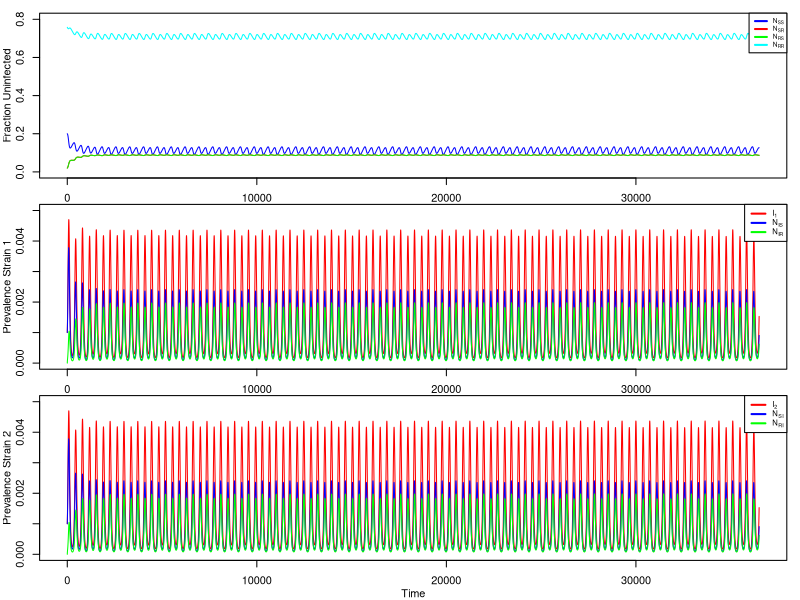
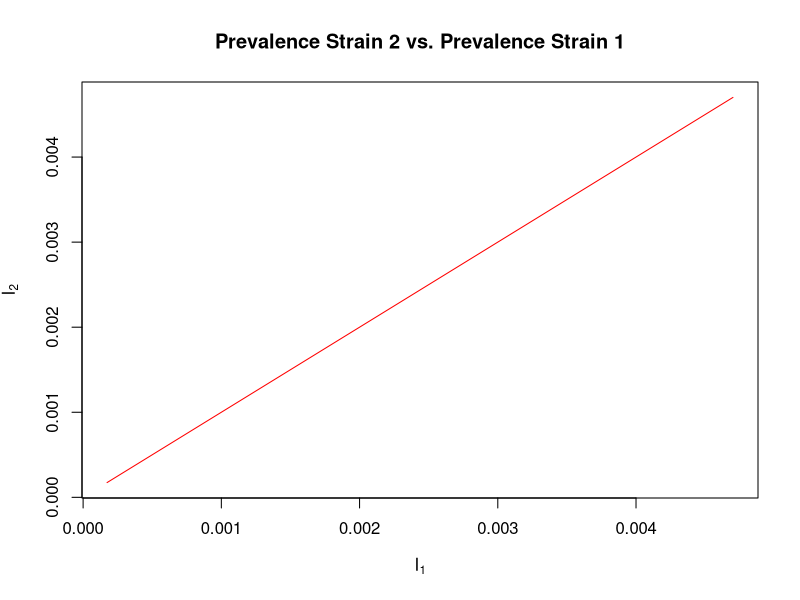

Write R code to recreate these figures, in order.
####### Two Strains with Competition ############################################################
## Two-strain model with optional sinusoidal forcing
## Implemented with deSolve (lsoda) in R
## August 2015
## Authors: Igor Vasiljevic and Sarah Cobey, 
## with R implementation by Sylvia Ranjeva 
##################################################################################################

# load package to solve ODEs from R
require(deSolve);

## Function to output system of ODE's at each time point #########################################
diff_eqs <- function(t,y,p){
  beta = p[[1]]
  gamma = p[[2]]
  mu = p[[3]]
  alpha = p[[4]]
  epsilon = p[[5]]
  omega = p[[6]]
  forcing = p[[7]]
  
  if(forcing == 1){
      force = 1 + epsilon*cos(omega*t) # seasonal forcing
  }
  if(forcing == 0){
      force = 1 # no forcing
  }
 
  N = y
  
  with(as.list(p),{
    NSS = N[1]
    NIS = N[2]
    NRS = N[3]
    NSI = N[4]
    NRI = N[5]
    NSR = N[6]
    NIR = N[7]
    I1 = NIS + NIR
    I2 = NSI + NRI
    
    #adjust transmission rate according to forcing
    beta = beta*force
    
    #differential equations
    dNSS.dt = mu - NSS*(beta[1]*I1 + beta[2]*I2) - mu*NSS
    dNIS.dt = NSS*(beta[1]*I1) - gamma[1]*NIS - mu*NIS
    dNRS.dt = gamma[1]*NIS - alpha[2]*beta[2]*I2*NRS - mu*NRS
    dNSI.dt = beta[2]*NSS*I2 - gamma[2]*NSI - mu*NSI
    dNRI.dt = alpha[2]*beta[2]*I2*NRS - gamma[2]*NRI - mu*NRI
    dNSR.dt = gamma[2]*NSI - alpha[1]*beta[1]*I1*NSR - mu*NSR
    dNIR.dt = alpha[1]*beta[1]*I1*NSR - gamma[1]*NIR - mu*NIR
    return(list(c(dNSS.dt,dNIS.dt,dNRS.dt, dNSI.dt, dNRI.dt, dNSR.dt, dNIR.dt)))
  })
}

#### Run the simulation ##############################################################################
# specify initial conditions
NSS = 0.2
NIS = 1e-3
NRS = 0.02
NRI = 0.0
NSI = 1e-3
NSR = 0.02
NIR = 0.0

# specify model parameters
beta = c(5,5)/7
gamma = c(1,1)/7
mu = 1/(10*365)
alpha = c(1,1)
epsilon = .1
omega = 2*(pi/365)
# optional observation noise
obs_sd = 0

# turn on/off forcing
forcing = 1

#specify simulation times
t_start = 0
t_end = 100*365
delta_t = .1

#parameters
params = list(beta = beta,
gamma = gamma,
mu = mu,
alpha = alpha,
epsilon = epsilon,
omega = omega,
forcing = forcing)

#time sequence
t = seq(from=t_start,to=t_end,by=delta_t)

#initial conditions
N = c(NSS, NIS, NRS, NSI, NRI, NSR, NIR)

#simulate #####################################################
out = ode(y=N,times=t,func=diff_eqs,parms=params)


time = out[,1]
I1 = out[,3] + out[,8]
I2 = out[,5] + out[,6]

# add optional observation noise
if(obs_sd > 0){
  errors <- rnorm(length(I1), mean = 1, sd = obs_sd)
  I1 <- I1*errors
  I2 <- I2*errors
}

NSS = out[,2]
NIS = out[,3]
NRS = out[,4]
NSI = out[,5]
NRI = out[,6]
NSR = out[,7]
NIR = out[,8]
NRR = 1-rowSums(out[,2:8],)

output <- data.frame(time = time,
                     NSS = NSS,
                     NIS = NIS,
                     NRS = NRS,
                     NSI = NSI,
                     NRI = NRI,
                     NSR = NSR,
                     NIR = NIR,
                     NRR = NRR,
                     I1 = I1,
                     I2 = I2)

# Plotting #############################################################

## plot time-series #####################################################
filename = "time_series.png"
png(filename, res = 100)

# plotting parameters
par(mfrow = c(3, 1),     # 3x1 layout
    oma = c(2, 2, 0, 0), # two rows of text at the outer left and bottom margin
    mar = c(1, 1, 1, 1), # space for one row of text at ticks and to separate plots
    mgp = c(2, 1, 0),    # axis label at 2 rows distance, tick labels at 1 row
    xpd = NA)            # allow content to protrude into outer margin (and beyond)

plot(time,NSS,ylim=c(0,.8),type="l", col = "blue", lwd=1,xlab = "", ylab="Fraction Uninfected")
  lines(time, NSR, col="red")
  lines(time, NRS, col = "green")
  lines(time, NRR, col = "cyan")
  legend('topright', legend = c(expression('N'["SS"]), expression('N'["SR"]), expression('N'["RS"]),expression('N'["RR"]) ), lwd = 2, col = c("blue","red","green", "cyan"), cex = .6 )
plot(time, I1, ylim = c(0,.005), type = 'l', col = "red", lwd =1 ,xlab = "", ylab= "Prevalence Strain 1")
  lines(time, NIS, col = "blue")
  lines(time, NIR, col = "green")
  legend('topright', legend = c(expression('I'[1]), expression('N'["IS"]), expression('N'["IR"])) , lwd = 2, col = c("red","blue","green") , cex = .7)
plot(time, I2, ylim = c(0,.005), type = 'l', col = "red", lwd =1 , xlab = "Time", ylab= "Prevalence Strain 2")
  lines(time, NSI, col = "blue")
  lines(time, NRI, col = "green")
  legend('topright', legend = c(expression('I'[2]), expression('N'["SI"]), expression('N'["RI"])) , lwd = 2, col = c("red","blue","green"), cex = .7 )
dev.off()

## plot I1 vs I2 #####################################################
filename = "I1_vs_I2.png"
png(filename, res = 72)
par(mfrow=c(1,1))
plot(I1, I2, type = 'l', col = "red", lwd =1 , xlab = expression('I'[1]), ylab= expression('I'[2]), main = "Prevalence Strain 2 vs. Prevalence Strain 1")
dev.off()
